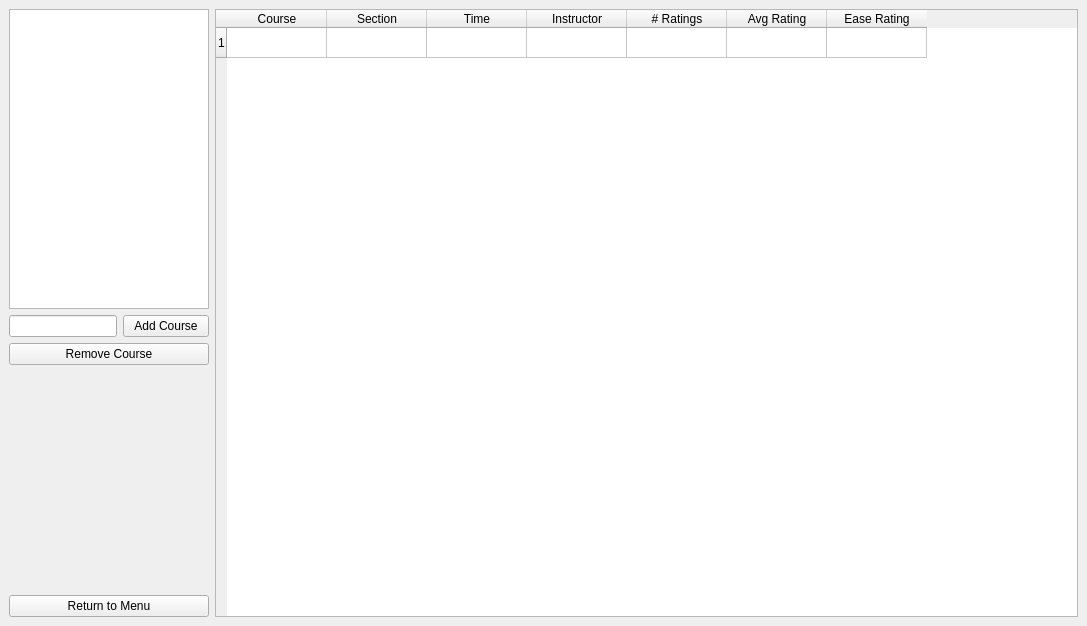
<?xml version="1.0" encoding="UTF-8"?>
<ui version="4.0">
 <class>MainWindow</class>
 <widget class="QMainWindow" name="MainWindow">
  <property name="geometry">
   <rect>
    <x>0</x>
    <y>0</y>
    <width>1087</width>
    <height>626</height>
   </rect>
  </property>
  <property name="windowTitle">
   <string>MainWindow</string>
  </property>
  <widget class="QWidget" name="centralwidget">
   <layout class="QGridLayout" name="gridLayout">
    <item row="0" column="0">
     <layout class="QHBoxLayout" name="horizontalLayout">
      <item>
       <layout class="QVBoxLayout" name="verticalLayout">
        <property name="sizeConstraint">
         <enum>QLayout::SetDefaultConstraint</enum>
        </property>
        <item>
         <widget class="QTableWidget" name="tableWidget">
          <property name="sizePolicy">
           <sizepolicy hsizetype="Preferred" vsizetype="Preferred">
            <horstretch>0</horstretch>
            <verstretch>0</verstretch>
           </sizepolicy>
          </property>
          <property name="minimumSize">
           <size>
            <width>0</width>
            <height>300</height>
           </size>
          </property>
          <property name="maximumSize">
           <size>
            <width>200</width>
            <height>300</height>
           </size>
          </property>
          <property name="alternatingRowColors">
           <bool>true</bool>
          </property>
         </widget>
        </item>
        <item>
         <layout class="QHBoxLayout" name="horizontalLayout_2">
          <item>
           <widget class="QLineEdit" name="lineEdit">
            <property name="sizePolicy">
             <sizepolicy hsizetype="Maximum" vsizetype="Fixed">
              <horstretch>0</horstretch>
              <verstretch>0</verstretch>
             </sizepolicy>
            </property>
            <property name="maximumSize">
             <size>
              <width>120</width>
              <height>16777215</height>
             </size>
            </property>
           </widget>
          </item>
          <item>
           <widget class="QPushButton" name="pushButton">
            <property name="text">
             <string>Add Course</string>
            </property>
           </widget>
          </item>
         </layout>
        </item>
        <item>
         <widget class="QPushButton" name="pushButton_2">
          <property name="text">
           <string>Remove Course</string>
          </property>
         </widget>
        </item>
        <item>
         <spacer name="verticalSpacer">
          <property name="orientation">
           <enum>Qt::Vertical</enum>
          </property>
          <property name="sizeType">
           <enum>QSizePolicy::Expanding</enum>
          </property>
          <property name="sizeHint" stdset="0">
           <size>
            <width>20</width>
            <height>40</height>
           </size>
          </property>
         </spacer>
        </item>
        <item>
         <widget class="QPushButton" name="course_return_to_menu_button">
          <property name="text">
           <string>Return to Menu</string>
          </property>
         </widget>
        </item>
       </layout>
      </item>
      <item>
       <widget class="QTableWidget" name="course_table">
        <property name="sizePolicy">
         <sizepolicy hsizetype="Expanding" vsizetype="Expanding">
          <horstretch>0</horstretch>
          <verstretch>0</verstretch>
         </sizepolicy>
        </property>
        <property name="rowCount">
         <number>1</number>
        </property>
        <property name="columnCount">
         <number>7</number>
        </property>
        <row/>
        <column>
         <property name="text">
          <string>Course</string>
         </property>
        </column>
        <column>
         <property name="text">
          <string>Section</string>
         </property>
        </column>
        <column>
         <property name="text">
          <string>Time</string>
         </property>
        </column>
        <column>
         <property name="text">
          <string>Instructor</string>
         </property>
        </column>
        <column>
         <property name="text">
          <string># Ratings</string>
         </property>
        </column>
        <column>
         <property name="text">
          <string>Avg Rating</string>
         </property>
        </column>
        <column>
         <property name="text">
          <string>Ease Rating</string>
         </property>
        </column>
       </widget>
      </item>
     </layout>
    </item>
   </layout>
  </widget>
 </widget>
 <resources/>
 <connections/>
</ui>
